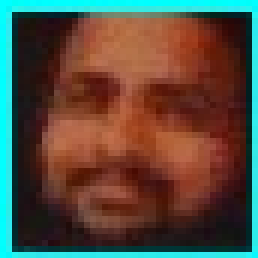
#> input picture LBPFR/Training/Fake/fake.jpg, 43 x 43 px (shown 6 times larger)
$ python LBP.py
#> lines starting #> are read from the running program, lines starting #| are printed output that depends on the picture
# import the necessary packages
from skimage import feature
import numpy as np


class LocalBinaryPatterns:
    def __init__(self, numPoints, radius):
        # store the number of points and radius
        self.numPoints = numPoints
        self.radius = radius

    def describe(self, image, eps=1e-7):
        # compute the Local Binary Pattern representation
		# of the image, and then use the LBP representation
		# to build the histogram of patterns
        lbp = feature.local_binary_pattern(image, self.numPoints, self.radius, method="uniform")
        (hist, _) = np.histogram(lbp.ravel(), bins=np.arange(0, self.numPoints + 3), range=(0, self.numPoints + 2))

		# normalize the histogram
        hist = hist.astype("float")
        hist /= (hist.sum() + eps)

		# return the histogram of Local Binary Patterns
        return hist


desc = LocalBinaryPatterns(24, 8)
data = []
labels = []


from imutils import paths
import cv2
import os

from sklearn.svm import LinearSVC

# loop over the training images
for imagePath in paths.list_images("Training"):
	# load the image, convert it to grayscale, and describe it
	image = cv2.imread(imagePath)
#> image is the input picture: shape (43, 43, 3); mean B, G, R 63.9, 76.3, 86.7
	gray = cv2.cvtColor(image, cv2.COLOR_BGR2GRAY)
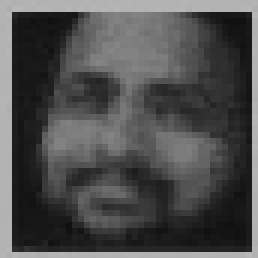
#> gray: shape (43, 43) (shown 6 times larger); min 16, max 183, mean 78
	hist = desc.describe(gray)
#> in describe, `lbp = feature.local_binary_pattern(image, self.numPoints, self.radius,..`:
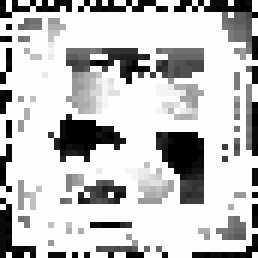
#> lbp: shape (43, 43) float64 (shown 6 times larger); min 0, max 25, mean 19; drawn with min black and max white
#> in describe, `(hist, _) = np.histogram(lbp.ravel(), bins=np.arange(0, self.numPoints..`: hist = 26 values, max 1208 at index 25, min 1 at index 14, mean 71.12
#> in describe, `hist /= (hist.sum() + eps)`: hist = 26 values, max 0.653 at index 25, min 0.000541 at index 14, mean 0.0385
	# extract the label from the image path, then update the
	# label and data lists
	labels.append(imagePath.split(os.path.sep)[-2])
	data.append(hist)
#> pass 2 of the loop `for imagePath in paths.list_images("Training"):`:
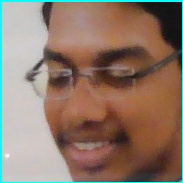
#> input picture LBPFR/Training/Fake/fake2.jpg, 183 x 183 px
#> image is the input picture: shape (183, 183, 3); mean B, G, R 105.9, 119.9, 142
#> `gray = cv2.cvtColor(image, cv2.COLOR_BGR2GRAY)`:
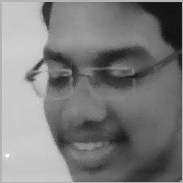
#> gray: shape (183, 183); min 14, max 253, mean 124.9
#> in describe (call 2), `lbp = feature.local_binary_pattern(image, self.numPoints, self.radius,..`:
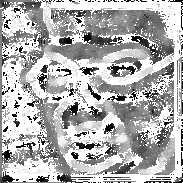
#> lbp: shape (183, 183) float64; min 0, max 25, mean 17.3; drawn with min black and max white
#> in describe (call 2), `(hist, _) = np.histogram(lbp.ravel(), bins=np.arange(0, self.numPoints..`: hist = 26 values, max 13762 at index 25, min 351 at index 2, mean 1288
#> in describe (call 2), `hist /= (hist.sum() + eps)`: hist = 26 values, max 0.411 at index 25, min 0.0105 at index 2, mean 0.0385
#> pass 3 of the loop `for imagePath in paths.list_images("Training"):`:
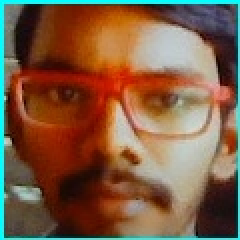
#> input picture LBPFR/Training/Fake/fakechakri.jpg, 120 x 120 px (shown 2 times larger)
#> image is the input picture: shape (120, 120, 3); mean B, G, R 68, 91.9, 126.1
#> `gray = cv2.cvtColor(image, cv2.COLOR_BGR2GRAY)`:
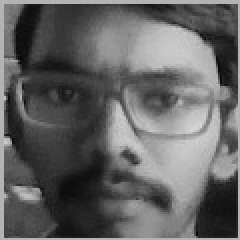
#> gray: shape (120, 120) (shown 2 times larger); min 4, max 216, mean 99.4
#> in describe (call 3), `lbp = feature.local_binary_pattern(image, self.numPoints, self.radius,..`:
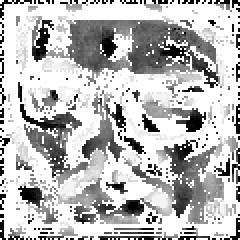
#> lbp: shape (120, 120) float64 (shown 2 times larger); min 0, max 25, mean 18.3; drawn with min black and max white
#> in describe (call 3), `(hist, _) = np.histogram(lbp.ravel(), bins=np.arange(0, self.numPoints..`: hist = 26 values, max 7468 at index 25, min 117 at index 18, mean 553.8
#> in describe (call 3), `hist /= (hist.sum() + eps)`: hist = 26 values, max 0.519 at index 25, min 0.00812 at index 18, mean 0.0385
# train a Linear SVM on the data
model = LinearSVC(C=100.0, random_state=42, max_iter=5000)
#> (the run stopped early here; a loop or call above may not have finished)
